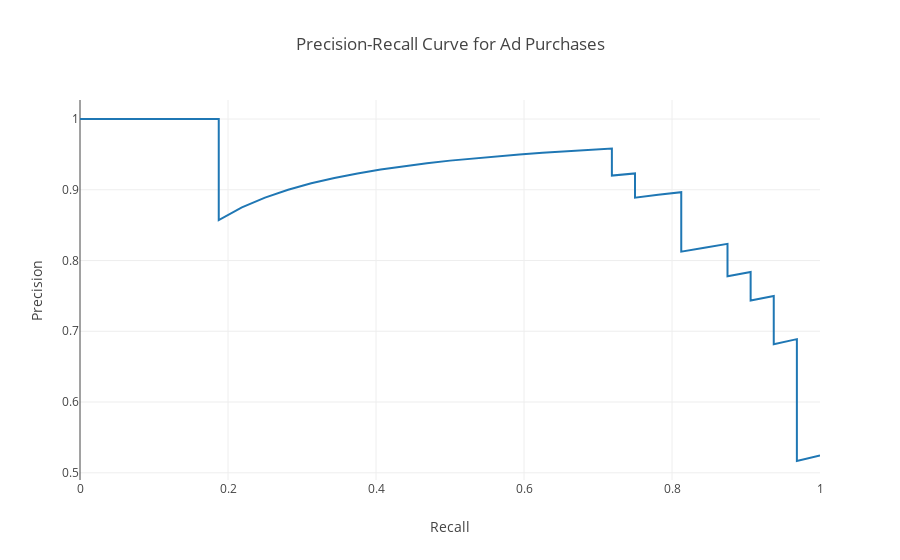

Notebook code cell kept with this figure:
### Markdown cell above
Next up is a precision-recall plot

### Code cell
# Use sklearn to get us the tpr and fpr at different cutoffs
precision, recall, _ = metrics.precision_recall_curve(pred_df["Y_Values"], pred_df["Probabilities"])

trace0 = go.Scatter(
    x = recall,
    y = precision,
    mode = 'lines',
    name = 'Predictor'
)

data = [trace0]

layout = dict(title = 'Precision-Recall Curve for Ad Purchases',
              xaxis = dict(title = 'Recall'),
              yaxis = dict(title = 'Precision'),
              )

fig = dict(data=data, layout=layout)
iplot(fig)

### Figure 1 — Plotly figure (JSON) as saved in the notebook; plotly's stock layout.template omitted (floating-point values rounded to 4 significant figures)
{"data": [{"mode": "lines", "name": "Predictor", "type": "scatter", "uid": "48559726-e98f-11e8-ba1c-f0189801d286", "x": [1, 0.9688, 0.9688, 0.9688, 0.9688, 0.9688, 0.9688, 0.9688, 0.9688, 0.9688, 0.9688, 0.9688, 0.9688, 0.9688, 0.9688, 0.9688, 0.9688, 0.9375, 0.9375, 0.9375, 0.9375, 0.9375, 0.9062, 0.9062, 0.9062, 0.875, 0.875, 0.875, 0.8438, 0.8125, 0.8125, 0.8125, 0.8125, 0.7812, 0.75, 0.75, 0.7188, 0.7188, 0.6875, 0.6562, 0.625, 0.5938, 0.5625, 0.5312, 0.5, 0.4688, 0.4375, 0.4062, 0.375, 0.3438, 0.3125, 0.2812, 0.25, 0.2188, 0.1875, 0.1875, 0.1562, 0.125, 0.09375, 0.0625, 0.03125, 0], "y": [0.5246, 0.5167, 0.5254, 0.5345, 0.5439, 0.5536, 0.5636, 0.5741, 0.5849, 0.5962, 0.6078, 0.62, 0.6327, 0.6458, 0.6596, 0.6739, 0.6889, 0.6818, 0.6977, 0.7143, 0.7317, 0.75, 0.7436, 0.7632, 0.7838, 0.7778, 0.8, 0.8235, 0.8182, 0.8125, 0.8387, 0.8667, 0.8966, 0.8929, 0.8889, 0.9231, 0.92, 0.9583, 0.9565, 0.9545, 0.9524, 0.95, 0.9474, 0.9444, 0.9412, 0.9375, 0.9333, 0.9286, 0.9231, 0.9167, 0.9091, 0.9, 0.8889, 0.875, 0.8571, 1, 1, 1, 1, 1, 1, 1]}], "layout": {"title": "Precision-Recall Curve for Ad Purchases", "xaxis": {"title": "Recall"}, "yaxis": {"title": "Precision"}}}
